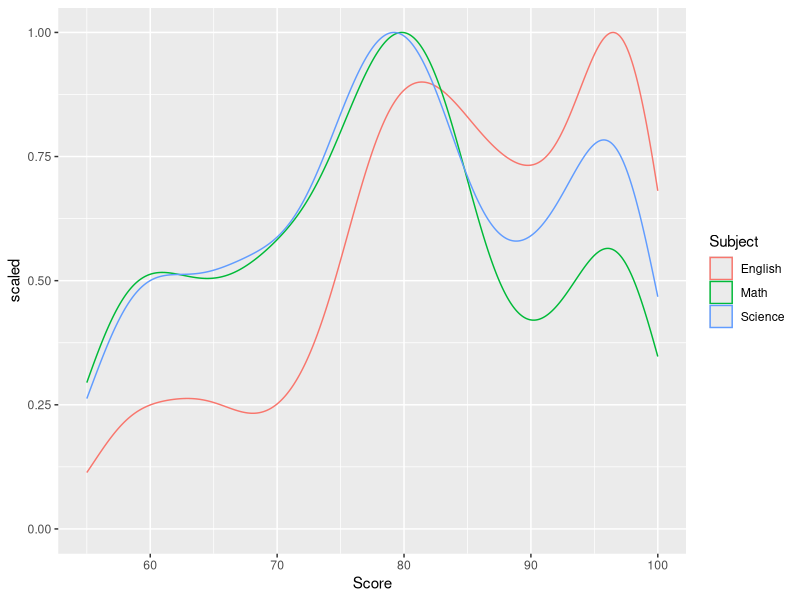

Generate this figure with R: (Note: this script raises an error after producing the figure.)
## ---- chunk 1
knitr::opts_chunk$set(echo = TRUE)
library(tidyverse)
## ---- chunk 2
grades <- read_csv(
    '../data/student_grades.csv',
    col_types = cols(
        Student = col_integer(),
        English = col_integer(),
        Math = col_integer(),
        Science = col_integer()
    )
)
## ---- chunk 3
grades %>% 
    pivot_longer(c(-Student), names_to = 'Subject', values_to = 'Score') %>% 
    ggplot(aes(x = Score,  y = stat(scaled), colour = Subject)) +
    geom_density()

## ---- chunk 4
cov(grades_matrix)
cor(grades_matrix)
cov(scale(grades_matrix))
## ---- chunk 5
grades_eig <- base::eigen(cov(scale(grades_matrix)))
evals <- grades_eig$values
evcecs <- grades_eig$vectors

# or better
rm(grades_eig)
library(zeallot)
c(evals, evecs) %<-% eigen(cor(grades_matrix))[1:2]
## ---- chunk 6
grades_pc <- stats::prcomp(grades_matrix, center=T, scale=T)

pcomps <- scale(grades_matrix) %*% grades_pc$rotation
head(pcomps)
head(grades_pc$x)
## ---- chunk 7
# the weights are the eigen vectors
evecs
grades_pc$rotation
# singular values
sqrt(evals)
grades_pc$sdev
# and the proportional variance in each column is
prop.table(grades_pc$sdev)
## ---- chunk 8
# pc1 is negative, so we sort in ascending order
PC1 <- grades_pc$x[,1]
PC2 <- grades_pc$x[,2]
grades %>% 
    mutate(Score = PC1) %>% 
    arrange(Score) %>% 
    head(n = 50)

## ---- chunk 9
grades <- grades %>% 
    # slice(order(PC1)) %>% 
    mutate(Score = PC1) %>% 
    arrange(Score) %>% 
    mutate(Rank = dense_rank(Score)) %>% 
    select(-Score)

write_rds(grades, 'data/grades.rds')

grades
rm(evals, evecs, grades_pc, pcomps, PC1)
